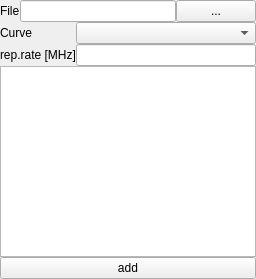
<?xml version="1.0" encoding="UTF-8"?>
<ui version="4.0">
 <class>Form</class>
 <widget class="QWidget" name="Form">
  <property name="geometry">
   <rect>
    <x>0</x>
    <y>0</y>
    <width>256</width>
    <height>279</height>
   </rect>
  </property>
  <property name="sizePolicy">
   <sizepolicy hsizetype="Preferred" vsizetype="MinimumExpanding">
    <horstretch>0</horstretch>
    <verstretch>0</verstretch>
   </sizepolicy>
  </property>
  <property name="windowTitle">
   <string>Form</string>
  </property>
  <layout class="QVBoxLayout" name="verticalLayout_2">
   <property name="spacing">
    <number>0</number>
   </property>
   <property name="margin">
    <number>0</number>
   </property>
   <item>
    <widget class="QWidget" name="widget" native="true">
     <property name="sizePolicy">
      <sizepolicy hsizetype="Preferred" vsizetype="Preferred">
       <horstretch>0</horstretch>
       <verstretch>0</verstretch>
      </sizepolicy>
     </property>
     <layout class="QVBoxLayout" name="verticalLayout">
      <property name="spacing">
       <number>0</number>
      </property>
      <property name="margin">
       <number>0</number>
      </property>
      <item>
       <layout class="QHBoxLayout" name="horizontalLayout">
        <property name="spacing">
         <number>0</number>
        </property>
        <item>
         <widget class="QLabel" name="label_2">
          <property name="text">
           <string>File</string>
          </property>
         </widget>
        </item>
        <item>
         <widget class="QLineEdit" name="lineEdit"/>
        </item>
        <item>
         <widget class="QPushButton" name="toolButton">
          <property name="text">
           <string>...</string>
          </property>
         </widget>
        </item>
       </layout>
      </item>
      <item>
       <layout class="QGridLayout" name="gridLayout">
        <property name="sizeConstraint">
         <enum>QLayout::SetDefaultConstraint</enum>
        </property>
        <property name="spacing">
         <number>0</number>
        </property>
        <item row="1" column="1">
         <widget class="QLineEdit" name="lineEdit_3"/>
        </item>
        <item row="0" column="0">
         <widget class="QLabel" name="label">
          <property name="sizePolicy">
           <sizepolicy hsizetype="Fixed" vsizetype="Preferred">
            <horstretch>0</horstretch>
            <verstretch>0</verstretch>
           </sizepolicy>
          </property>
          <property name="text">
           <string>Curve</string>
          </property>
         </widget>
        </item>
        <item row="0" column="1">
         <widget class="QComboBox" name="comboBox">
          <property name="sizePolicy">
           <sizepolicy hsizetype="Expanding" vsizetype="Fixed">
            <horstretch>0</horstretch>
            <verstretch>0</verstretch>
           </sizepolicy>
          </property>
         </widget>
        </item>
        <item row="1" column="0">
         <widget class="QLabel" name="label_4">
          <property name="text">
           <string>rep.rate [MHz]</string>
          </property>
         </widget>
        </item>
       </layout>
      </item>
      <item>
       <widget class="QPlainTextEdit" name="plainTextEdit">
        <property name="sizePolicy">
         <sizepolicy hsizetype="MinimumExpanding" vsizetype="Expanding">
          <horstretch>0</horstretch>
          <verstretch>0</verstretch>
         </sizepolicy>
        </property>
        <property name="maximumSize">
         <size>
          <width>16777215</width>
          <height>16777215</height>
         </size>
        </property>
        <property name="plainText">
         <string/>
        </property>
       </widget>
      </item>
      <item>
       <widget class="QPushButton" name="pushButton">
        <property name="text">
         <string>add</string>
        </property>
       </widget>
      </item>
     </layout>
    </widget>
   </item>
  </layout>
  <action name="actionOpen_SDT_file">
   <property name="text">
    <string>Open SDT-file</string>
   </property>
  </action>
  <action name="actionAdd_curve">
   <property name="text">
    <string>Add curve</string>
   </property>
  </action>
 </widget>
 <resources/>
 <connections>
  <connection>
   <sender>toolButton</sender>
   <signal>clicked()</signal>
   <receiver>actionOpen_SDT_file</receiver>
   <slot>trigger()</slot>
   <hints>
    <hint type="sourcelabel">
     <x>245</x>
     <y>10</y>
    </hint>
    <hint type="destinationlabel">
     <x>-1</x>
     <y>-1</y>
    </hint>
   </hints>
  </connection>
  <connection>
   <sender>pushButton</sender>
   <signal>clicked()</signal>
   <receiver>actionAdd_curve</receiver>
   <slot>trigger()</slot>
   <hints>
    <hint type="sourcelabel">
     <x>284</x>
     <y>53</y>
    </hint>
    <hint type="destinationlabel">
     <x>-1</x>
     <y>-1</y>
    </hint>
   </hints>
  </connection>
 </connections>
</ui>
